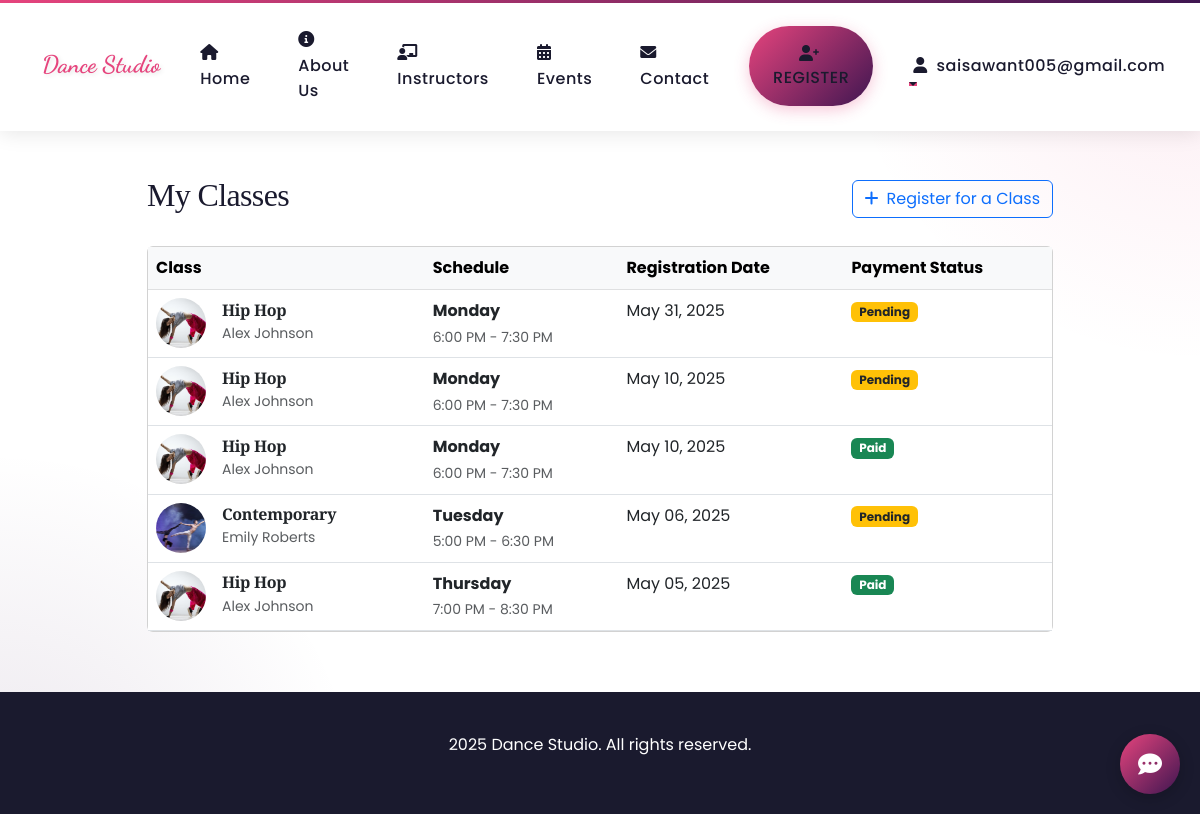
The page /my-classes/ (signed in) on the database its author committed.
### dance_styles/models.py (models this page shows, shortened)
class Registration(models.Model):
    PAYMENT_STATUS_CHOICES = [
        ('pending', 'Pending'),
        ('completed', 'Completed')
    ]
    user = models.ForeignKey(User, on_delete=models.CASCADE)
    dance_style = models.ForeignKey(DanceStyle, on_delete=models.CASCADE)
    class_slot = models.ForeignKey(ClassSlot, on_delete=models.CASCADE)
    registration_date = models.DateTimeField(auto_now_add=True)
    payment_status = models.CharField(max_length=20, choices=PAYMENT_STATUS_CHOICES, default='pending')

class DanceStyle(models.Model):
    name = models.CharField(max_length=100)
    image = models.ImageField(upload_to='dance_styles/', null=True, blank=True)
    video = models.FileField(upload_to='dance_videos/', null=True, blank=True)
    choreographer = models.CharField(max_length=100)
    registration_fee = models.DecimalField(max_digits=10, decimal_places=2)
    description = models.TextField()

class ClassSlot(models.Model):
    dance_style = models.ForeignKey(DanceStyle, on_delete=models.CASCADE, related_name='class_slots')
    day = models.CharField(max_length=20)
    start_time = models.TimeField()
    end_time = models.TimeField()

### dance_styles/views.py (the view)
# urls.py: path('my-classes/', views.my_classes, name='my_classes'),
@login_required
def my_classes(request):
    class_registrations = Registration.objects.filter(user=request.user).select_related('dance_style', 'class_slot').order_by('-registration_date')
    context = {
        'registrations': class_registrations,
    }
    return render(request, 'dance_styles/my_classes.html', context)

### dance_styles/templates/dance_styles/my_classes.html (shortened to what this page needs)
{% extends 'dance_styles/base.html' %}
{% block content %}
<div class="container mt-5 pt-5">
    <div class="row justify-content-center">
        <div class="col-lg-10">
            <div class="d-flex justify-content-between align-items-center mb-4">
                <h1 class="h2">My Classes</h1>
                <a href="{% url 'dance_styles:home' %}" class="btn btn-outline-primary">
                    <i class="fas fa-plus me-2"></i>Register for a Class
                </a>
            </div>
            {% if registrations %}
            <div class="card">
                <div class="table-responsive">
                    <table class="table table-hover mb-0">
                        <thead class="table-light">
                            <tr>
                                <th>Class</th>
                                <th>Schedule</th>
                                <th>Registration Date</th>
                                <th>Payment Status</th>
                            </tr>
                        </thead>
                        <tbody>
                            {% for registration in registrations %}
                            <tr>
                                <td>
                                    <div class="d-flex align-items-center">
                                        <img src="{{ registration.dance_style.image.url }}" alt="{{ registration.dance_style.name }}" class="rounded-circle me-3" width="50" height="50" style="object-fit: cover;">
                                        <div>
                                            <h6 class="mb-0">{{ registration.dance_style.name }}</h6>
                                            <small class="text-muted">{{ registration.dance_style.choreographer }}</small>
                                        </div>
                                    </div>
                                </td>
                                <td>
                                    <div>
                                        <div class="fw-bold">{{ registration.class_slot.day }}</div>
                                        <small class="text-muted">{{ registration.class_slot.start_time|time:"g:i A" }} - {{ registration.class_slot.end_time|time:"g:i A" }}</small>
                                    </div>
                                </td>
                                <td>
                                    {{ registration.registration_date|date:"M d, Y" }}
                                </td>
                                <td>
                                    {% if registration.payment_status == 'completed' %}
                                        <span class="badge bg-success">Paid</span>
                                    {% elif registration.payment_status == 'pending' %}
                                        <span class="badge bg-warning text-dark">Pending</span>
                                    {% else %}
                                        <span class="badge bg-secondary">{{ registration.get_payment_status_display }}</span>
                                    {% endif %}
                                </td>
                            </tr>
                            {% endfor %}
                        </tbody>
                    </table>
                </div>
            </div>
            {% endif %}
        </div>
    </div>
</div>
{% endblock %}

### dance_styles/templates/dance_styles/base.html (shortened to what this page needs)
<!DOCTYPE html>
<html lang="en">
<head>
    <link href="https://cdn.jsdelivr.net/npm/bootstrap@5.3.0/dist/css/bootstrap.min.css" rel="stylesheet">
    <link href="https://cdnjs.cloudflare.com/ajax/libs/font-awesome/6.0.0/css/all.min.css" rel="stylesheet">
    <link href="https://unpkg.com/aos@2.3.1/dist/aos.css" rel="stylesheet">
    <link rel="stylesheet" href="https://cdnjs.cloudflare.com/ajax/libs/animate.css/4.1.1/animate.min.css"/>
</head>
<body>
    <nav class="navbar navbar-expand-lg fixed-top">
        <div class="container">
            <a class="navbar-brand" href="{% url 'dance_styles:home' %}">Dance Studio</a>
            <div class="collapse navbar-collapse" id="navbarNav">
                <ul class="navbar-nav ms-auto align-items-center">
                    {% if user.is_authenticated %}
                    <li class="nav-item">
                        <a class="nav-link" href="{% url 'dance_styles:home' %}">
                            <i class="fas fa-home me-1"></i> Home
                        </a>
                    </li>
                    {% endif %}
                    <li class="nav-item">
                        <a class="nav-link" href="{% url 'dance_styles:about' %}">
                            <i class="fas fa-info-circle me-1"></i> About Us
                        </a>
                    </li>
                    <li class="nav-item">
                        <a class="nav-link" href="{% url 'dance_styles:instructors' %}">
                            <i class="fas fa-chalkboard-teacher me-1"></i> Instructors
                        </a>
                    </li>
                    <li class="nav-item">
                        <a class="nav-link" href="{% url 'dance_styles:events' %}">
                            <i class="fas fa-calendar-alt me-1"></i> Events
                        </a>
                    </li>
                    <li class="nav-item">
                        <a class="nav-link" href="{% url 'dance_styles:contact' %}">
                            <i class="fas fa-envelope me-1"></i> Contact
                        </a>
                    </li>
                    {% if user.is_authenticated %}
                    <li class="nav-item">
                        <a class="nav-link btn btn-primary text-white rounded-pill px-4" href="{% url 'dance_styles:register' %}">
                            <i class="fas fa-user-plus me-1"></i> Register
                        </a>
                    </li>
                    {% endif %}
                    {% if user.is_authenticated %}
                    <li class="nav-item dropdown">
                        <a class="nav-link dropdown-toggle" href="#" id="navbarDropdown" role="button" data-bs-toggle="dropdown" aria-expanded="false">
                            <i class="fas fa-user me-1"></i> {{ user.username }}
                        </a>
                    </li>
                    {% endif %}
                </ul>
            </div>
        </div>
    </nav>
    <div class="container" style="padding-top: 80px;">
        {% block content %}{% endblock %}
    </div>
    <footer class="footer text-center">
        <div class="container">
            <p> 2025 Dance Studio. All rights reserved.</p>
        </div>
    </footer>
    {% if user.is_authenticated %}
    <div class="chatbot-button" id="chatbotButton">
        <i class="fas fa-comment-dots"></i>
    </div>
    {% endif %}
</body>
</html>

### dance_styles/templates/dance_styles/base.html (style rules this page uses)
:root { --primary-color: #E6447D; --secondary-color: #3F1651; --dark-color: #1A1A2E; --light-color: #FFFFFF; --accent-color: #FFB703; --gradient-primary: linear-gradient(135deg, var(--primary-color), var(--secondary-color)); --font-heading: 'Playfair Display', serif; --font-body: 'Poppins', sans-serif; --font-accent: 'Dancing Script', cursive; }
body { font-family: var(--font-body); background-color: var(--light-color); color: var(--dark-color); overflow-x: hidden; scroll-behavior: smooth; line-height: 1.6; background-image: radial-gradient(circle at 100% 0%, rgba(230, 68, 125, 0.1) 0%, transparent 25%), radial-gradient(circle at 0% 100%, rgba(63, 22, 81, 0.1) 0%, transparent 25%); background-attachment: fixed; }
h1, h2, h3, h4, h5, h6 { font-family: var(--font-heading); font-weight: 700; letter-spacing: -0.02em; }
.navbar { background-color: rgba(255, 255, 255, 0.98); backdrop-filter: blur(10px); box-shadow: 0 2px 20px rgba(0,0,0,0.1); padding: 1.2rem 0; transition: all 0.3s ease; }
.navbar::before { content: ''; position: absolute; top: 0; left: 0; right: 0; height: 3px; background: var(--gradient-primary); }
.navbar .nav-link { position: relative; margin: 0 1rem; font-weight: 500; letter-spacing: 0.5px; }
.navbar .nav-link::before { content: ''; position: absolute; bottom: -5px; left: 0; width: 0; height: 2px; background: var(--primary-color); transition: width 0.3s ease; }
.navbar-brand { font-family: 'Dancing Script', cursive; font-size: 2rem; color: var(--primary-color) !important; text-shadow: 2px 2px 4px rgba(0,0,0,0.1); }
.navbar-brand { color: var(--primary-color) !important; font-weight: 700; font-size: 1.5rem; }
.nav-link { color: var(--dark-color) !important; font-weight: 500; margin: 0 0.5rem; position: relative; }
.nav-link::after { content: ''; position: absolute; width: 0; height: 2px; bottom: 0; left: 0; background-color: var(--primary-color); transition: width 0.3s ease; }
.btn-primary { background: var(--gradient-primary); border: none; border-radius: 30px; padding: 1rem 3rem; font-weight: 600; letter-spacing: 1px; text-transform: uppercase; transition: all 0.3s ease; color: white; position: relative; overflow: hidden; z-index: 1; box-shadow: 0 4px 15px rgba(230, 68, 125, 0.3); }
.btn-primary::after { content: '💃'; position: absolute; right: -30px; top: 50%; transform: translateY(-50%); font-size: 1.2em; opacity: 0; transition: all 0.3s ease; }
.btn-primary::before { content: ''; position: absolute; top: 0; left: 0; width: 0; height: 100%; background-color: var(--secondary-color); transition: all 0.3s ease; z-index: -1; }
.footer { background-color: var(--dark-color); color: white; padding: 40px 0; margin-top: 60px; }
.chatbot-button { position: fixed; bottom: 20px; right: 20px; background: var(--gradient-primary); color: white; width: 60px; height: 60px; border-radius: 50%; cursor: pointer; display: flex; align-items: center; justify-content: center; box-shadow: 0 4px 15px rgba(0, 0, 0, 0.2); transition: transform 0.3s ease, background 0.3s ease; z-index: 1000; }
.chatbot-button i { font-size: 1.5rem; }

### rows shown on the page
Registration: dance_style.image (picture), dance_style.name "Hip Hop", dance_style.choreographer "Alex Johnson", class_slot.day "Monday", class_slot.start_time "6:00 PM", class_slot.end_time "7:30 PM", registration_date "May 31, 2025", payment_status "Pending"
Registration: dance_style.image (picture), dance_style.name "Hip Hop", dance_style.choreographer "Alex Johnson", class_slot.day "Monday", class_slot.start_time "6:00 PM", class_slot.end_time "7:30 PM", registration_date "May 10, 2025", payment_status "Pending"
Registration: dance_style.image (picture), dance_style.name "Hip Hop", dance_style.choreographer "Alex Johnson", class_slot.day "Monday", class_slot.start_time "6:00 PM", class_slot.end_time "7:30 PM", registration_date "May 10, 2025", payment_status "Paid"
Registration: dance_style.image (picture), dance_style.name "Contemporary", dance_style.choreographer "Emily Roberts", class_slot.day "Tuesday", class_slot.start_time "5:00 PM", class_slot.end_time "6:30 PM", registration_date "May 06, 2025", payment_status "Pending"
Registration: dance_style.image (picture), dance_style.name "Hip Hop", dance_style.choreographer "Alex Johnson", class_slot.day "Thursday", class_slot.start_time "7:00 PM", class_slot.end_time "8:30 PM", registration_date "May 05, 2025", payment_status "Paid"

### other values the page prints
{{ user.username }} "saisawant005@gmail.com"
